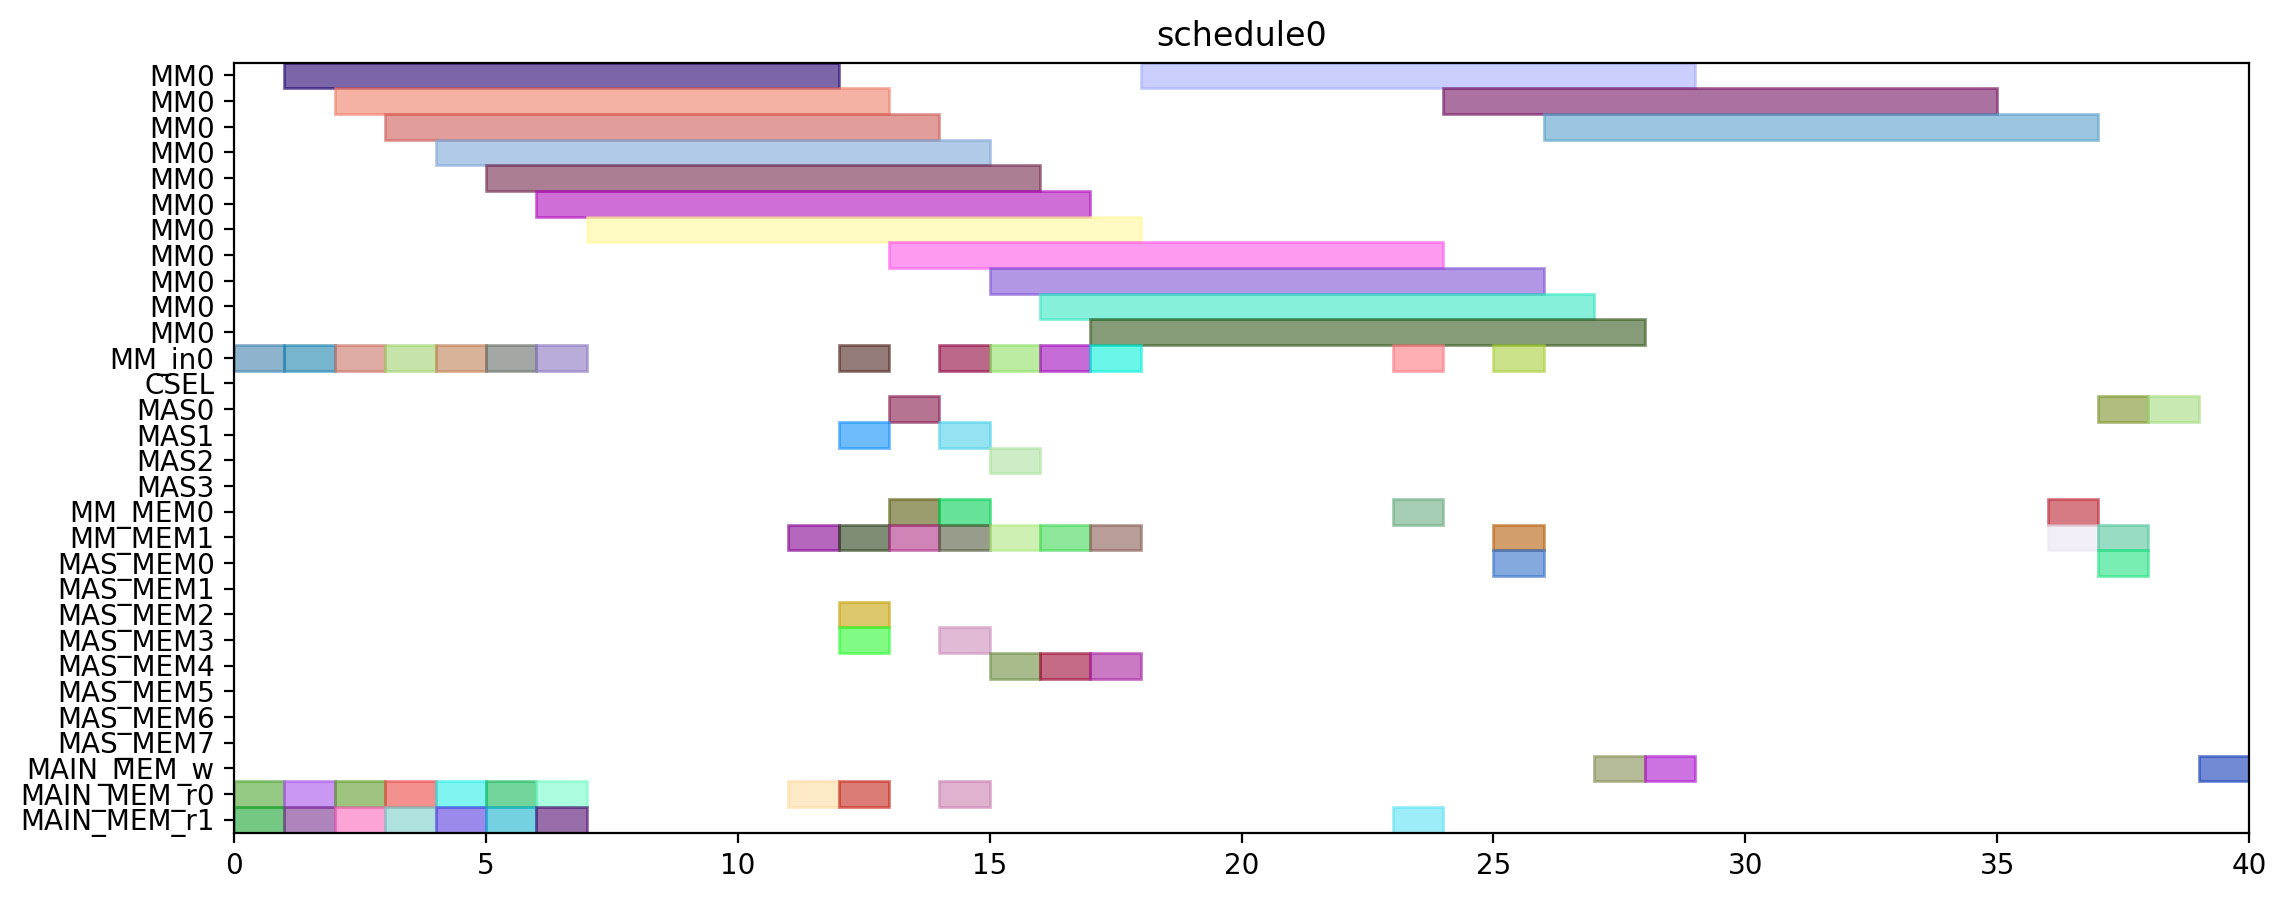

Write the Python code that produced this figure.
from pyschedule import Scenario, solvers, plotters, alt


def solve():
	horizon = 120
	S = Scenario("schedule0", horizon=horizon)

	# resource
	MM = S.Resources('MM', num=1, size=11)
	MM_in = S.Resources('MM_in', num=1)
	CSEL = S.Resource('CSEL')
	MAS = S.Resources('MAS', num=4, size=1, periods=range(1, horizon))
	MM_MEM = S.Resources('MM_MEM', num=2)
	MAS_MEM = S.Resources('MAS_MEM', num=8)
	MAIN_MEM_w = S.Resource('MAIN_MEM_w', size=1)
	MAIN_MEM_r = S.Resources('MAIN_MEM_r', num=2)

	# result of previous scheduling

	# new tasks
	r1 = S.Task('r1', length=11, delay_cost=1)
	r1 += alt(MM)
	r1_in = S.Task('r1_in', length=1, delay_cost=1)
	r1_in += alt(MM_in)
	S += r1_in*MM_in[0]<=r1*MM[0]
	r1_mem0 = S.Task('r1_mem0', length=1, delay_cost=1)
	r1_mem0 += MAIN_MEM_r[0]
	S += r1_mem0 <= r1

	r1_mem1 = S.Task('r1_mem1', length=1, delay_cost=1)
	r1_mem1 += MAIN_MEM_r[1]
	S += r1_mem1 <= r1

	r3 = S.Task('r3', length=11, delay_cost=1)
	r3 += alt(MM)
	r3_in = S.Task('r3_in', length=1, delay_cost=1)
	r3_in += alt(MM_in)
	S += r3_in*MM_in[0]<=r3*MM[0]
	r3_mem0 = S.Task('r3_mem0', length=1, delay_cost=1)
	r3_mem0 += MAIN_MEM_r[0]
	S += r3_mem0 <= r3

	r3_mem1 = S.Task('r3_mem1', length=1, delay_cost=1)
	r3_mem1 += MAIN_MEM_r[1]
	S += r3_mem1 <= r3

	r4 = S.Task('r4', length=11, delay_cost=1)
	r4 += alt(MM)
	r4_in = S.Task('r4_in', length=1, delay_cost=1)
	r4_in += alt(MM_in)
	S += r4_in*MM_in[0]<=r4*MM[0]
	r4_mem0 = S.Task('r4_mem0', length=1, delay_cost=1)
	r4_mem0 += MAIN_MEM_r[0]
	S += r4_mem0 <= r4

	r4_mem1 = S.Task('r4_mem1', length=1, delay_cost=1)
	r4_mem1 += MAIN_MEM_r[1]
	S += r4_mem1 <= r4

	r5 = S.Task('r5', length=11, delay_cost=1)
	r5 += alt(MM)
	r5_in = S.Task('r5_in', length=1, delay_cost=1)
	r5_in += alt(MM_in)
	S += r5_in*MM_in[0]<=r5*MM[0]
	r5_mem0 = S.Task('r5_mem0', length=1, delay_cost=1)
	r5_mem0 += MAIN_MEM_r[0]
	S += r5_mem0 <= r5

	r5_mem1 = S.Task('r5_mem1', length=1, delay_cost=1)
	r5_mem1 += MAIN_MEM_r[1]
	S += r5_mem1 <= r5

	r6 = S.Task('r6', length=11, delay_cost=1)
	r6 += alt(MM)
	r6_in = S.Task('r6_in', length=1, delay_cost=1)
	r6_in += alt(MM_in)
	S += r6_in*MM_in[0]<=r6*MM[0]
	r6_mem0 = S.Task('r6_mem0', length=1, delay_cost=1)
	r6_mem0 += MAIN_MEM_r[0]
	S += r6_mem0 <= r6

	r6_mem1 = S.Task('r6_mem1', length=1, delay_cost=1)
	r6_mem1 += MAIN_MEM_r[1]
	S += r6_mem1 <= r6

	r12 = S.Task('r12', length=11, delay_cost=1)
	r12 += alt(MM)
	r12_in = S.Task('r12_in', length=1, delay_cost=1)
	r12_in += alt(MM_in)
	S += r12_in*MM_in[0]<=r12*MM[0]
	r12_mem0 = S.Task('r12_mem0', length=1, delay_cost=1)
	r12_mem0 += MAIN_MEM_r[0]
	S += r12_mem0 <= r12

	r12_mem1 = S.Task('r12_mem1', length=1, delay_cost=1)
	r12_mem1 += MAIN_MEM_r[1]
	S += r12_mem1 <= r12

	r13 = S.Task('r13', length=11, delay_cost=1)
	r13 += alt(MM)
	r13_in = S.Task('r13_in', length=1, delay_cost=1)
	r13_in += alt(MM_in)
	S += r13_in*MM_in[0]<=r13*MM[0]
	r13_mem0 = S.Task('r13_mem0', length=1, delay_cost=1)
	r13_mem0 += MAIN_MEM_r[0]
	S += r13_mem0 <= r13

	r13_mem1 = S.Task('r13_mem1', length=1, delay_cost=1)
	r13_mem1 += MAIN_MEM_r[1]
	S += r13_mem1 <= r13

	r2 = S.Task('r2', length=1, delay_cost=1)
	r2 += alt(MAS)
	r2_mem0 = S.Task('r2_mem0', length=1, delay_cost=1)
	r2_mem0 += alt(MM_MEM)
	S += (r1*MM[0])-1 < r2_mem0*MM_MEM[0]
	S += r2_mem0 <= r2

	r2_mem1 = S.Task('r2_mem1', length=1, delay_cost=1)
	r2_mem1 += alt(MM_MEM)
	S += (r1*MM[0])-1 < r2_mem1*MM_MEM[1]
	S += r2_mem1 <= r2

	r7 = S.Task('r7', length=1, delay_cost=1)
	r7 += alt(MAS)
	r7_mem0 = S.Task('r7_mem0', length=1, delay_cost=1)
	r7_mem0 += alt(MM_MEM)
	S += (r5*MM[0])-1 < r7_mem0*MM_MEM[0]
	S += r7_mem0 <= r7

	r7_mem1 = S.Task('r7_mem1', length=1, delay_cost=1)
	r7_mem1 += alt(MM_MEM)
	S += (r6*MM[0])-1 < r7_mem1*MM_MEM[1]
	S += r7_mem1 <= r7

	r8 = S.Task('r8', length=1, delay_cost=1)
	r8 += alt(MAS)
	r8_mem0 = S.Task('r8_mem0', length=1, delay_cost=1)
	r8_mem0 += MAIN_MEM_r[0]
	S += r8_mem0 <= r8

	r8_mem1 = S.Task('r8_mem1', length=1, delay_cost=1)
	r8_mem1 += alt(MM_MEM)
	S += (r4*MM[0])-1 < r8_mem1*MM_MEM[1]
	S += r8_mem1 <= r8

	r10 = S.Task('r10', length=1, delay_cost=1)
	r10 += alt(MAS)
	r10_mem0 = S.Task('r10_mem0', length=1, delay_cost=1)
	r10_mem0 += MAIN_MEM_r[0]
	S += r10_mem0 <= r10

	r10_mem1 = S.Task('r10_mem1', length=1, delay_cost=1)
	r10_mem1 += alt(MM_MEM)
	S += (r4*MM[0])-1 < r10_mem1*MM_MEM[1]
	S += r10_mem1 <= r10

	r9 = S.Task('r9', length=11, delay_cost=1)
	r9 += alt(MM)
	r9_in = S.Task('r9_in', length=1, delay_cost=1)
	r9_in += alt(MM_in)
	S += r9_in*MM_in[0]<=r9*MM[0]
	r9_mem0 = S.Task('r9_mem0', length=1, delay_cost=1)
	r9_mem0 += MAIN_MEM_r[0]
	S += r9_mem0 <= r9

	r9_mem1 = S.Task('r9_mem1', length=1, delay_cost=1)
	r9_mem1 += alt(MAS_MEM)
	S += (r7*MAS[0])-1 < r9_mem1*MAS_MEM[1]
	S += (r7*MAS[1])-1 < r9_mem1*MAS_MEM[3]
	S += (r7*MAS[2])-1 < r9_mem1*MAS_MEM[5]
	S += (r7*MAS[3])-1 < r9_mem1*MAS_MEM[7]
	S += r9_mem1 <= r9

	r11 = S.Task('r11', length=11, delay_cost=1)
	r11 += alt(MM)
	r11_in = S.Task('r11_in', length=1, delay_cost=1)
	r11_in += alt(MM_in)
	S += r11_in*MM_in[0]<=r11*MM[0]
	r11_mem0 = S.Task('r11_mem0', length=1, delay_cost=1)
	r11_mem0 += alt(MAS_MEM)
	S += (r10*MAS[0])-1 < r11_mem0*MAS_MEM[0]
	S += (r10*MAS[1])-1 < r11_mem0*MAS_MEM[2]
	S += (r10*MAS[2])-1 < r11_mem0*MAS_MEM[4]
	S += (r10*MAS[3])-1 < r11_mem0*MAS_MEM[6]
	S += r11_mem0 <= r11

	r11_mem1 = S.Task('r11_mem1', length=1, delay_cost=1)
	r11_mem1 += alt(MAS_MEM)
	S += (r10*MAS[0])-1 < r11_mem1*MAS_MEM[1]
	S += (r10*MAS[1])-1 < r11_mem1*MAS_MEM[3]
	S += (r10*MAS[2])-1 < r11_mem1*MAS_MEM[5]
	S += (r10*MAS[3])-1 < r11_mem1*MAS_MEM[7]
	S += r11_mem1 <= r11

	PX_new = S.Task('PX_new', length=11, delay_cost=1)
	PX_new += alt(MM)
	PX_new_in = S.Task('PX_new_in', length=1, delay_cost=1)
	PX_new_in += alt(MM_in)
	S += PX_new_in*MM_in[0]<=PX_new*MM[0]
	S += 0<PX_new

	PX_new_w = S.Task('PX_new_w', length=1, delay_cost=1)
	PX_new_w += alt(MAIN_MEM_w)
	S += PX_new <= PX_new_w

	PX_new_mem0 = S.Task('PX_new_mem0', length=1, delay_cost=1)
	PX_new_mem0 += alt(MAS_MEM)
	S += (r2*MAS[0])-1 < PX_new_mem0*MAS_MEM[0]
	S += (r2*MAS[1])-1 < PX_new_mem0*MAS_MEM[2]
	S += (r2*MAS[2])-1 < PX_new_mem0*MAS_MEM[4]
	S += (r2*MAS[3])-1 < PX_new_mem0*MAS_MEM[6]
	S += PX_new_mem0 <= PX_new

	PX_new_mem1 = S.Task('PX_new_mem1', length=1, delay_cost=1)
	PX_new_mem1 += alt(MM_MEM)
	S += (r12*MM[0])-1 < PX_new_mem1*MM_MEM[1]
	S += PX_new_mem1 <= PX_new

	r14 = S.Task('r14', length=11, delay_cost=1)
	r14 += alt(MM)
	r14_in = S.Task('r14_in', length=1, delay_cost=1)
	r14_in += alt(MM_in)
	S += r14_in*MM_in[0]<=r14*MM[0]
	r14_mem0 = S.Task('r14_mem0', length=1, delay_cost=1)
	r14_mem0 += alt(MAS_MEM)
	S += (r2*MAS[0])-1 < r14_mem0*MAS_MEM[0]
	S += (r2*MAS[1])-1 < r14_mem0*MAS_MEM[2]
	S += (r2*MAS[2])-1 < r14_mem0*MAS_MEM[4]
	S += (r2*MAS[3])-1 < r14_mem0*MAS_MEM[6]
	S += r14_mem0 <= r14

	r14_mem1 = S.Task('r14_mem1', length=1, delay_cost=1)
	r14_mem1 += alt(MM_MEM)
	S += (r3*MM[0])-1 < r14_mem1*MM_MEM[1]
	S += r14_mem1 <= r14

	Z1_new = S.Task('Z1_new', length=11, delay_cost=1)
	Z1_new += alt(MM)
	Z1_new_in = S.Task('Z1_new_in', length=1, delay_cost=1)
	Z1_new_in += alt(MM_in)
	S += Z1_new_in*MM_in[0]<=Z1_new*MM[0]
	S += 0<Z1_new

	Z1_new_w = S.Task('Z1_new_w', length=1, delay_cost=1)
	Z1_new_w += alt(MAIN_MEM_w)
	S += Z1_new <= Z1_new_w

	Z1_new_mem0 = S.Task('Z1_new_mem0', length=1, delay_cost=1)
	Z1_new_mem0 += alt(MAS_MEM)
	S += (r2*MAS[0])-1 < Z1_new_mem0*MAS_MEM[0]
	S += (r2*MAS[1])-1 < Z1_new_mem0*MAS_MEM[2]
	S += (r2*MAS[2])-1 < Z1_new_mem0*MAS_MEM[4]
	S += (r2*MAS[3])-1 < Z1_new_mem0*MAS_MEM[6]
	S += Z1_new_mem0 <= Z1_new

	Z1_new_mem1 = S.Task('Z1_new_mem1', length=1, delay_cost=1)
	Z1_new_mem1 += alt(MM_MEM)
	S += (r13*MM[0])-1 < Z1_new_mem1*MM_MEM[1]
	S += Z1_new_mem1 <= Z1_new

	r15 = S.Task('r15', length=11, delay_cost=1)
	r15 += alt(MM)
	r15_in = S.Task('r15_in', length=1, delay_cost=1)
	r15_in += alt(MM_in)
	S += r15_in*MM_in[0]<=r15*MM[0]
	r15_mem0 = S.Task('r15_mem0', length=1, delay_cost=1)
	r15_mem0 += alt(MAS_MEM)
	S += (r8*MAS[0])-1 < r15_mem0*MAS_MEM[0]
	S += (r8*MAS[1])-1 < r15_mem0*MAS_MEM[2]
	S += (r8*MAS[2])-1 < r15_mem0*MAS_MEM[4]
	S += (r8*MAS[3])-1 < r15_mem0*MAS_MEM[6]
	S += r15_mem0 <= r15

	r15_mem1 = S.Task('r15_mem1', length=1, delay_cost=1)
	r15_mem1 += alt(MM_MEM)
	S += (r9*MM[0])-1 < r15_mem1*MM_MEM[1]
	S += r15_mem1 <= r15

	r16 = S.Task('r16', length=11, delay_cost=1)
	r16 += alt(MM)
	r16_in = S.Task('r16_in', length=1, delay_cost=1)
	r16_in += alt(MM_in)
	S += r16_in*MM_in[0]<=r16*MM[0]
	r16_mem0 = S.Task('r16_mem0', length=1, delay_cost=1)
	r16_mem0 += alt(MM_MEM)
	S += (r11*MM[0])-1 < r16_mem0*MM_MEM[0]
	S += r16_mem0 <= r16

	r16_mem1 = S.Task('r16_mem1', length=1, delay_cost=1)
	r16_mem1 += MAIN_MEM_r[1]
	S += r16_mem1 <= r16

	r17 = S.Task('r17', length=1, delay_cost=1)
	r17 += alt(MAS)
	r17_mem0 = S.Task('r17_mem0', length=1, delay_cost=1)
	r17_mem0 += alt(MM_MEM)
	S += (r14*MM[0])-1 < r17_mem0*MM_MEM[0]
	S += r17_mem0 <= r17

	r17_mem1 = S.Task('r17_mem1', length=1, delay_cost=1)
	r17_mem1 += alt(MM_MEM)
	S += (r15*MM[0])-1 < r17_mem1*MM_MEM[1]
	S += r17_mem1 <= r17

	PY_new = S.Task('PY_new', length=1, delay_cost=1)
	PY_new += alt(MAS)
	S += 0<PY_new

	PY_new_w = S.Task('PY_new_w', length=1, delay_cost=1)
	PY_new_w += alt(MAIN_MEM_w)
	S += PY_new <= PY_new_w

	PY_new_mem0 = S.Task('PY_new_mem0', length=1, delay_cost=1)
	PY_new_mem0 += alt(MAS_MEM)
	S += (r17*MAS[0])-1 < PY_new_mem0*MAS_MEM[0]
	S += (r17*MAS[1])-1 < PY_new_mem0*MAS_MEM[2]
	S += (r17*MAS[2])-1 < PY_new_mem0*MAS_MEM[4]
	S += (r17*MAS[3])-1 < PY_new_mem0*MAS_MEM[6]
	S += PY_new_mem0 <= PY_new

	PY_new_mem1 = S.Task('PY_new_mem1', length=1, delay_cost=1)
	PY_new_mem1 += alt(MM_MEM)
	S += (r16*MM[0])-1 < PY_new_mem1*MM_MEM[1]
	S += PY_new_mem1 <= PY_new

	solvers.mip.solve(S,msg=1,kind='CPLEX',ratio_gap=1.01)

	solution = [['hoge']*len(S.solution()[1]) for i in range(len(S.solution()))]
	for i in range(len(S.solution())):
		for j in range(len(S.solution()[i])):
			solution[i][j]=str(S.solution()[i][j])
	print(solution)

	cycles = int(solution[-1][3])

	pic_file_name = "/home/mfukuda/ABE/multiRAM_multiMAS_16mux/scheduling_result/stage11MM1_stage1MAS4/EP_YRECOVER/schedule0.png"
	if(S.solution() != []):
		plotters.matplotlib.plot(S,img_filename=pic_file_name, show_task_labels=False, fig_size=(cycles*0.25+3, 5))

	return solution
